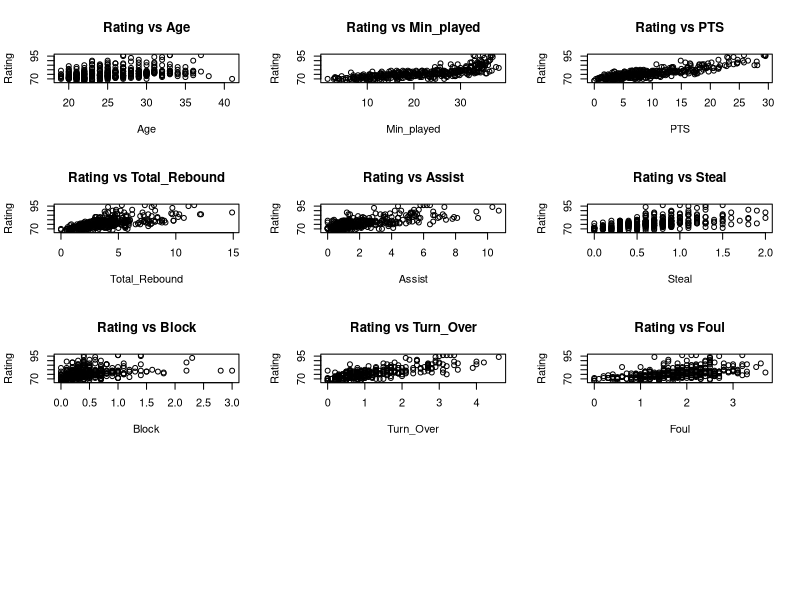
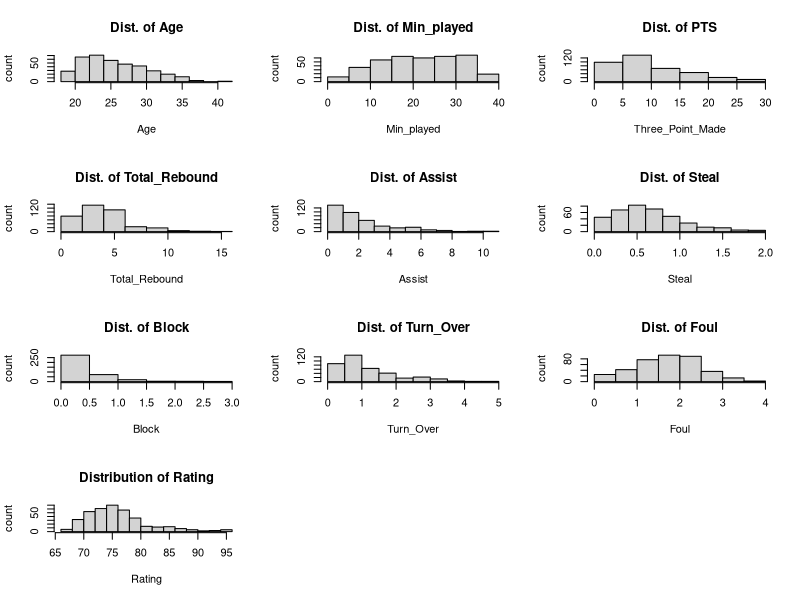
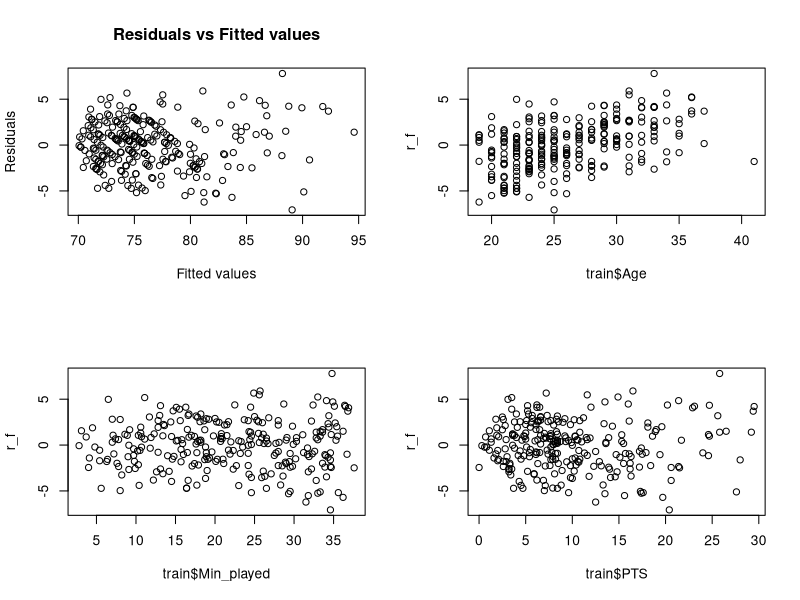
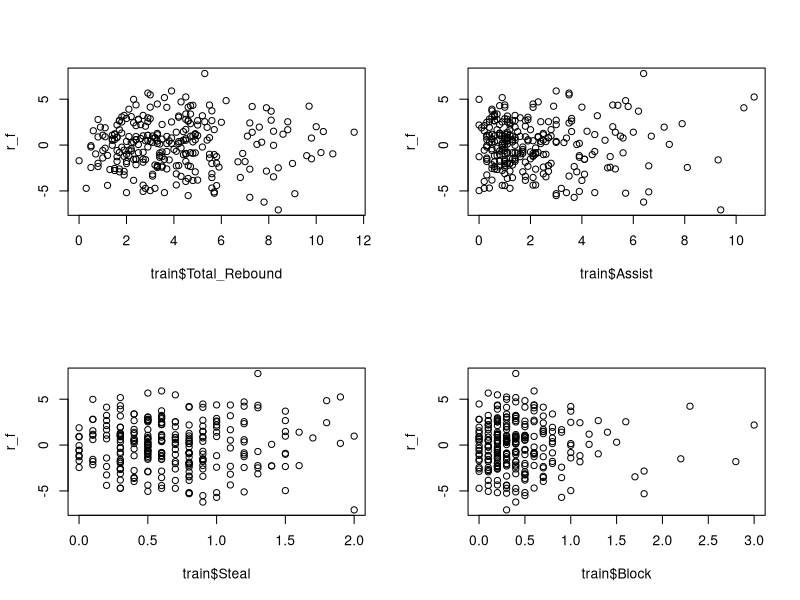
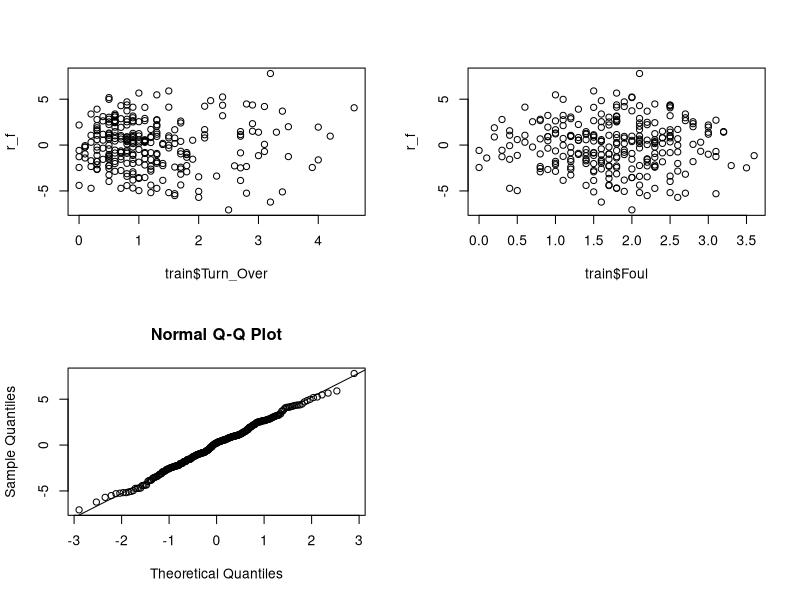
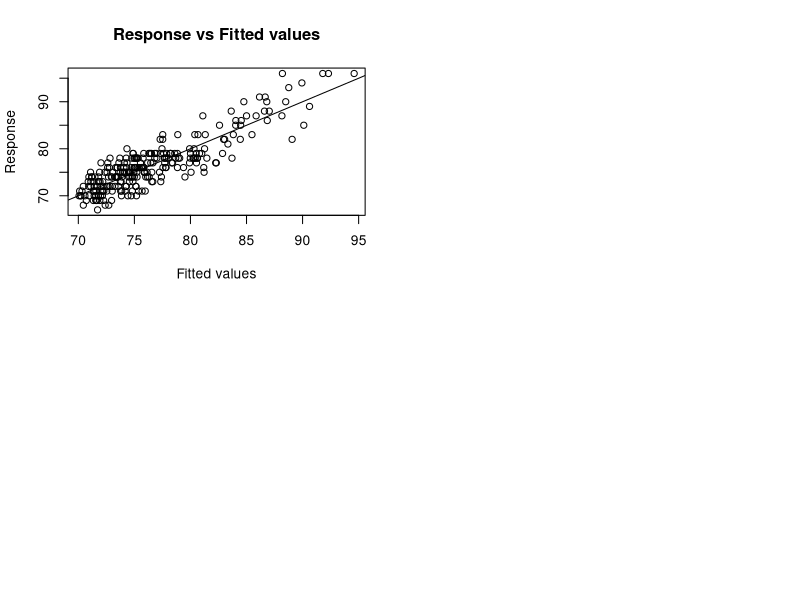
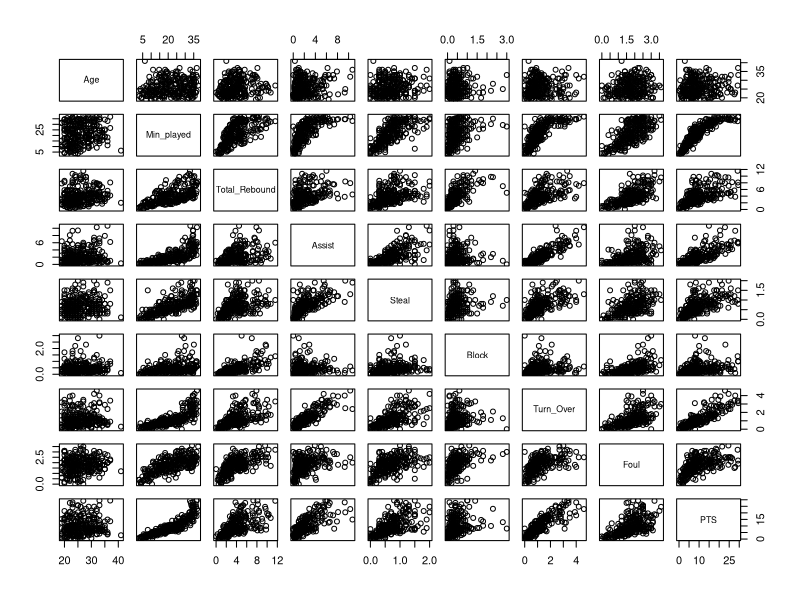
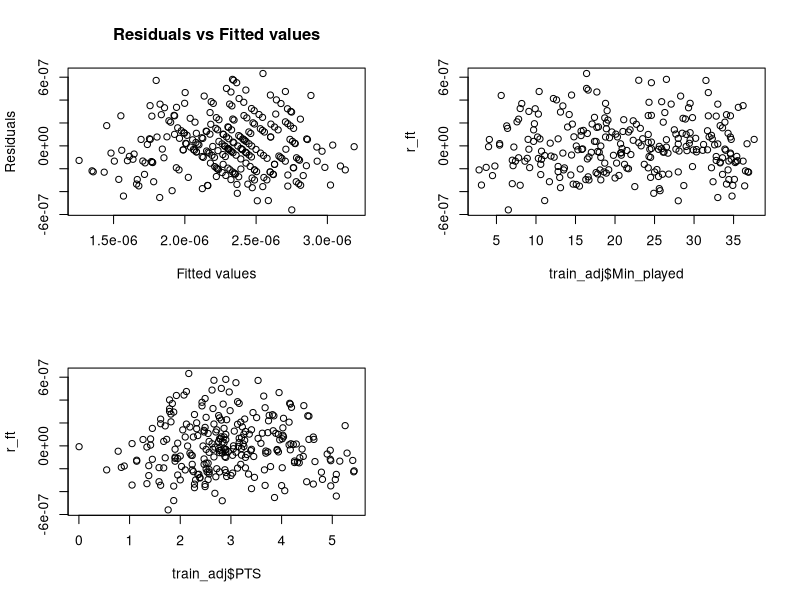

Write the R code that produced these figures, in order.
## ---- chunk 1
library(dplyr)
library(car)
## ---- chunk 2
stats <- read.csv("nba2021-2022.csv")
rating <- read.csv("nba2k22.csv")
## ---- chunk 3
summary(stats)
summary(rating)
## ---- chunk 4
stats_per_player = stats %>% group_by(Player)  %>% filter(G >= max(G)) %>%
                    summarise(Age = Age,
                              Games_played = G,
                              Game_starting = GS,
                              Min_played = MP,
                              Field_Goal_Made = FG,
                              Field_Goal_Attempt = FGA,
                              Field_Goal_Percentage = Field_Goal_Made/Field_Goal_Attempt,
                              Three_Point_Made = X3P,
                              Three_Point_Attempt = X3PA,
                              Three_Point_Percentage = Three_Point_Made / Three_Point_Attempt,
                              Two_Point_Made = X2P,
                              Two_Point_Attempt = X2PA,
                              Two_Point_Percentage = Two_Point_Made / Two_Point_Attempt,
                              eFG = (Two_Point_Made + 0.5 * Three_Point_Made)/Field_Goal_Attempt,
                              Free_Throw_Made = FT,
                              Free_Throw_Attempt = FTA,
                              Free_Throw_Percentage = Free_Throw_Made/Free_Throw_Attempt,
                              Offence_Rebound = ORB,
                              Defense_Rebound = DRB,
                              Total_Rebound = Offence_Rebound + Defense_Rebound,
                              Assist = AST,
                              Steal = STL,
                              Block = BLK,
                              Turn_Over = TOV,
                              Foul = PF,
                              PTS = PTS,
                              )
 
## ---- chunk 5
stats_per_player[is.na(stats_per_player)] <- 0
## ---- chunk 6
stats_with_rating = merge(rating, stats_per_player, by="Player")
## ---- chunk 7
summary(stats_with_rating)
## ---- chunk 8
par(mfrow = c(4, 3))
plot(stats_with_rating$Age, stats_with_rating$Rating,  ylab = 'Rating', xlab = 'Age', main = "Rating vs Age")
plot(stats_with_rating$Min_played, stats_with_rating$Rating, ylab = 'Rating', xlab = 'Min_played', main = "Rating vs Min_played")
plot(stats_with_rating$PTS, stats_with_rating$Rating, ylab = 'Rating', xlab = 'PTS', main = "Rating vs PTS")
plot(stats_with_rating$Total_Rebound, stats_with_rating$Rating, ylab = 'Rating', xlab = 'Total_Rebound', main = "Rating vs Total_Rebound")
plot(stats_with_rating$Assist, stats_with_rating$Rating, ylab = 'Rating', xlab = 'Assist', main = "Rating vs Assist")
plot(stats_with_rating$Steal, stats_with_rating$Rating, ylab = 'Rating', xlab = 'Steal', main = "Rating vs Steal")
plot(stats_with_rating$Block, stats_with_rating$Rating, ylab = 'Rating', xlab = 'Block', main = "Rating vs Block")
plot(stats_with_rating$Turn_Over, stats_with_rating$Rating, ylab = 'Rating', xlab = 'Turn_Over', main = "Rating vs Turn_Over")
plot(stats_with_rating$Foul, stats_with_rating$Rating, ylab = 'Rating', xlab = 'Foul', main = "Rating vs Foul")
## ---- chunk 9
par(mfrow = c(4, 3))
hist(stats_with_rating$Age,  ylab = 'count', xlab = 'Age', main = "Dist. of Age")
hist(stats_with_rating$Min_played, ylab = 'count', xlab = 'Min_played', main = "Dist. of Min_played")
hist(stats_with_rating$PTS, ylab = 'count', xlab = 'Three_Point_Made', main = "Dist. of PTS")
hist(stats_with_rating$Total_Rebound, ylab = 'count', xlab = 'Total_Rebound', main = "Dist. of Total_Rebound")
hist(stats_with_rating$Assist, ylab = 'count', xlab = 'Assist', main = "Dist. of Assist")
hist(stats_with_rating$Steal, ylab = 'count', xlab = 'Steal', main = "Dist. of Steal")
hist(stats_with_rating$Block, ylab = 'count', xlab = 'Block', main = "Dist. of Block")
hist(stats_with_rating$Turn_Over, ylab = 'count', xlab = 'Turn_Over', main = "Dist. of Turn_Over")
hist(stats_with_rating$Foul, ylab = 'count', xlab = 'Foul', main = "Dist. of Foul")
## ---- chunk 10
hist(stats_with_rating$Rating, xlab = "Rating", breaks = 20, ylab = "count", main = "Distribution of Rating")
## ---- chunk 11
data <- stats_with_rating[c(1,2,3,6,22,23,24,25,26,27,28)]
## ---- chunk 12
set.seed(88)
train <- data[sample(1:nrow(data), 264, replace=F),]
test <- data[which(!(data$Player %in% train$Player)),]
## ---- chunk 13
summary(train)
summary(test)
## ---- chunk 14
full <- lm(Rating ~ Min_played + PTS + Total_Rebound + Assist + Steal + Block + Turn_Over + Foul, data=train)
summary(full)
## ---- chunk 15
r_f <- full$residuals
fit_f <- full$fitted.values
par(mfrow=c(2,2))
plot(r_f ~ fit_f, main="Residuals vs Fitted values", xlab="Fitted values", ylab="Residuals")
plot(r_f ~ train$Age)
plot(r_f ~ train$Min_played)
plot(r_f ~ train$PTS)
par(mfrow=c(2,2))
plot(r_f ~ train$Total_Rebound)
plot(r_f ~ train$Assist)
plot(r_f ~ train$Steal)
plot(r_f ~ train$Block)
par(mfrow=c(2,2))
plot(r_f ~ train$Turn_Over)
plot(r_f ~ train$Foul)
qqnorm(r_f)
qqline(r_f)
par(mfrow=c(2,2))
plot(train$Rating ~ fit_f, main="Response vs Fitted values", xlab="Fitted values", ylab="Response")
abline(0,1)
## ---- chunk 16
pairs(train[,-c(1,2)])
## ---- chunk 17
train_adj <- train
test_adj <- test
train_adj[train_adj == 0] <- 0.00001
test_adj[test_adj == 0] <- 0.00001
transform <- powerTransform(cbind(train_adj[,-c(1,3)]))
summary(transform)
## ---- chunk 18
train_adj$Rating <- train_adj$Rating**(-3)
train_adj$PTS <- train_adj$PTS**(0.5)
train_adj$Total_Rebound <- train_adj$Total_Rebound**(0.5)
train_adj$Assist <- train_adj$Assist**(0.5)
train_adj$Steal <- train_adj$Steal**(0.5)
train_adj$Block <- train_adj$Block**(0.5)
train_adj$Turn_Over <- train_adj$Turn_Over**(0.5)

test_adj$Rating <- test_adj$Rating**(-3)
test_adj$PTS <- test_adj$PTS**(0.5)
test_adj$Total_Rebound <- test_adj$Total_Rebound**(0.5)
test_adj$Assist <- test_adj$Assist**(0.5)
test_adj$Steal <- test_adj$Steal**(0.5)
test_adj$Block <- test_adj$Block**(0.5)
test_adj$Turn_Over <- test_adj$Turn_Over**(0.5)
## ---- chunk 19
summary(train_adj)
summary(test_adj)
## ---- chunk 20
full_t <- lm(Rating ~  Min_played + PTS + Total_Rebound + Assist + Steal + Block + Turn_Over + Foul, data=train_adj)
summary(full_t)
## ---- chunk 21
r_ft <- full_t$residuals
fit_ft <- full_t$fitted.values
par(mfrow=c(2,2))
plot(r_ft ~ fit_ft, main="Residuals vs Fitted values", xlab="Fitted values", ylab="Residuals")
plot(r_ft ~ train_adj$Min_played)
plot(r_ft ~ train_adj$PTS)
par(mfrow=c(2,2))
plot(r_ft ~ train_adj$Total_Rebound)
plot(r_ft ~ train_adj$Assist)

plot(r_ft ~ train_adj$Steal)
plot(r_ft ~ train_adj$Block)
par(mfrow=c(2,2))
plot(r_ft ~ train_adj$Turn_Over)
plot(r_ft ~ train_adj$Foul)

qqnorm(r_ft)
qqline(r_ft)
par(mfrow=c(2,2))
plot(train_adj$Rating ~ fit_ft, main="Response vs Fitted values", xlab="Fitted values", ylab="Response")
abline(0,1)
pairs(train_adj[,-c(1,2)])
## ---- chunk 22
vif(full_t)
## ---- chunk 23
reduced1 <- lm(Rating ~  PTS + Total_Rebound + Assist + Steal + Block + Turn_Over + Foul, data=train_adj)
summary(reduced1)
vif(reduced1)
anova(full_t, reduced1)
## ---- chunk 24
reduced2 <- lm(Rating ~ PTS + Total_Rebound + Assist + Foul , data=train_adj)
summary(reduced2)
vif(reduced2)
anova(full_t, reduced2)
## ---- chunk 25
reduced3 <- lm(Rating ~ PTS + Total_Rebound + Assist,  data=train_adj)
summary(reduced3)
vif(reduced3)
anova(full_t, reduced3)
## ---- chunk 26
summary(reduced1)
## ---- chunk 27
r_f1 <- reduced1$residuals
fit_f1 <- reduced1$fitted.values
par(mfrow=c(2,2))
plot(r_f1 ~ fit_f1, main="Residuals vs Fitted values", xlab="Fitted values", ylab="Residuals")
plot(r_f1 ~ train_adj$Age)

par(mfrow=c(2,2))
plot(r_f1 ~ train_adj$PTS)
plot(r_f1 ~ train_adj$Total_Rebound)
plot(r_f1 ~ train_adj$Assist)
plot(r_f1 ~ train_adj$Steal)
par(mfrow=c(2,2))
plot(r_f1 ~ train_adj$Block)
plot(r_f1 ~ train_adj$Foul)
qqnorm(r_f1)
qqline(r_f1)
plot(train_adj$Rating ~ fit_f1, main="Response vs Fitted values", xlab="Fitted values", ylab="Response")
abline(0,1)
## ---- chunk 28
summary(reduced2)
## ---- chunk 29
r_f2 <- reduced2$residuals
fit_f2 <- reduced2$fitted.values
par(mfrow=c(2,2))
plot(r_f2 ~ fit_f2, main="Residuals vs Fitted values", xlab="Fitted values", ylab="Residuals")
plot(r_f2 ~ train_adj$PTS)
par(mfrow=c(2,2))
plot(r_f2 ~ train_adj$Total_Rebound)
plot(r_f2 ~ train_adj$Assist)
plot(r_f2 ~ train_adj$Foul)
par(mfrow=c(2,2))
qqnorm(r_f2)
qqline(r_f2)
plot(train_adj$Rating ~ fit_f2, main="Response vs Fitted values", xlab="Fitted values", ylab="Response")
abline(0,1)
## ---- chunk 30
summary(reduced3)
## ---- chunk 31
r_f3 <- reduced3$residuals
fit_f3 <- reduced3$fitted.values
par(mfrow=c(3,2))
plot(r_f3~ fit_f3, main="Residuals vs Fitted values", xlab="Fitted values", ylab="Residuals")
plot(r_f3 ~ train_adj$PTS, main="Residuals vs PTS", xlab="PTS", ylab="Residuals")
plot(r_f3 ~ train_adj$Assist, main="Residuals vs Assist", xlab="Assist", ylab="Residuals")
plot(r_f3 ~ train_adj$Total_Rebound, main="Residuals vs Total_Rebound", xlab="Total_Rebound", ylab="Residuals")
qqnorm(r_f3)
qqline(r_f3)
plot(train_adj$Rating ~ fit_f3, main="Response vs Fitted values", xlab="Fitted values", ylab="Response")
abline(0,1)
## ---- chunk 32
nDF2 <- length(which(abs(dffits(reduced2))> 2*sqrt(5/264)))

D2<- cooks.distance(reduced2)
nD2 <- length(which(D2 > qf(0.5, 5, 259)))
## ---- chunk 33
nDF3 <- length(which(abs(dffits(reduced3))> 2*sqrt(4/264)))

D3 <- cooks.distance(reduced3)
nD3 <- length(which(D3 > qf(0.5, 4, 260)))
## ---- chunk 34
test_reduced2 <- lm(Rating ~ PTS + Total_Rebound + Assist + Foul, data=test_adj)
summary(test_reduced2)
summary(reduced2)
vif(test_reduced2)

nDF2t <- length(which(abs(dffits(test_reduced2))> 2*sqrt(5/113)))

D2t <- length(cooks.distance(test_reduced2))
nD2t <- length(which(D2t > qf(0.5, 5, 108)))
## ---- chunk 35
test_reduced3 <- lm(Rating ~ PTS + Total_Rebound + Assist, data=test_adj)
summary(test_reduced3)
summary(reduced3)
vif(test_reduced3)
nDF3t <- length(which(abs(dffits(test_reduced3))> 2*sqrt(4/113)))

D3t <- length(cooks.distance(test_reduced3))
nD3t <- length(which(D3t > qf(0.5, 4, 109)))
